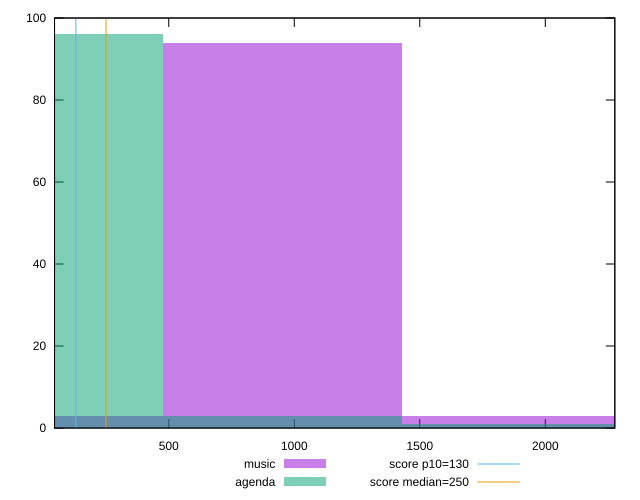

Source code (gnuplot):
reset

$music <<EOF
954.0297494623314 94
0 3
1908.0594989246629 3
EOF

$agenda <<EOF
954.0297494623314 3
1908.0594989246629 1
0 96
EOF

set key outside below
set boxwidth 954.0297494623314
set xrange [45:2276.999999999999]
set yrange [0:100]
set trange [0:100]
set style fill transparent solid 0.5 noborder

set parametric
set terminal svg size 640, 500 enhanced background rgb 'white'
set output "report/report_00029_2021-02-24T13-36-40.390Z/max-potential-fid/comparison/histogram/0_vs_1.svg"

plot $music title "music" with boxes, \
     $agenda title "agenda" with boxes, \
     130,t title "score p10=130", \
     250,t title "score median=250"

reset
